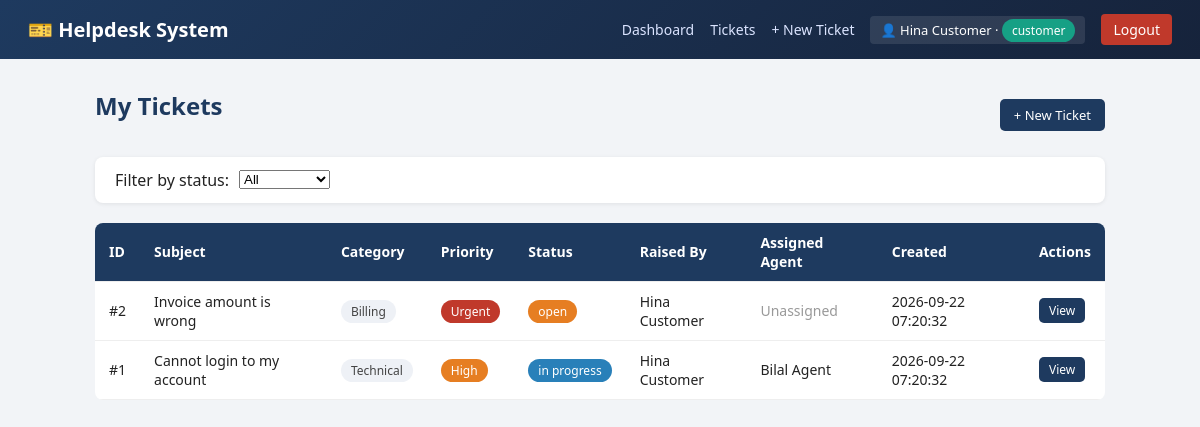
Page /tickets.php (signed in) on the committed database.
### tables this page shows
CREATE TABLE tickets (
    id INT AUTO_INCREMENT PRIMARY KEY,
    subject VARCHAR(180) NOT NULL,
    description TEXT NOT NULL,
    category ENUM('Technical','Billing','General','Other') NOT NULL DEFAULT 'General',
    priority ENUM('Low','Medium','High','Urgent') NOT NULL DEFAULT 'Medium',
    status ENUM('open','in_progress','resolved','closed') NOT NULL DEFAULT 'open',
    created_by INT NOT NULL,       
    assigned_to INT NULL,           
    created_at TIMESTAMP DEFAULT CURRENT_TIMESTAMP,
    updated_at TIMESTAMP DEFAULT CURRENT_TIMESTAMP ON UPDATE CURRENT_TIMESTAMP,
    FOREIGN KEY (created_by) REFERENCES users(id) ON DELETE CASCADE,
    FOREIGN KEY (assigned_to) REFERENCES users(id) ON DELETE SET NULL
);

CREATE TABLE users (
    id INT AUTO_INCREMENT PRIMARY KEY,
    full_name VARCHAR(100) NOT NULL,
    email VARCHAR(100) NOT NULL UNIQUE,
    password VARCHAR(255) NOT NULL,
    role_id INT NOT NULL,
    status ENUM('active','inactive') NOT NULL DEFAULT 'active',
    created_at TIMESTAMP DEFAULT CURRENT_TIMESTAMP,
    FOREIGN KEY (role_id) REFERENCES roles(id) ON DELETE RESTRICT
);

### includes/functions.php (called while the page is built, shortened)
<?php
function isLoggedIn() {
    return isset($_SESSION['user_id']);
}
function e($str) {
    return htmlspecialchars($str ?? '', ENT_QUOTES, 'UTF-8');
}
function getRolePermissionKeys(mysqli $conn, $roleId) {
    static $cache = [];
    if (isset($cache[$roleId])) {
        return $cache[$roleId];
    }
    $keys = [];
    $sql = "SELECT p.key_name
            FROM role_permissions rp
            JOIN permissions p ON rp.permission_id = p.id
            WHERE rp.role_id = ?";
    $stmt = mysqli_prepare($conn, $sql);
    mysqli_stmt_bind_param($stmt, 'i', $roleId);
    mysqli_stmt_execute($stmt);
    $result = mysqli_stmt_get_result($stmt);
    while ($row = mysqli_fetch_assoc($result)) {
        $keys[] = $row['key_name'];
    }
    $cache[$roleId] = $keys;
    return $keys;
}
function hasPermission(mysqli $conn, $permissionKey) {
    $keys = getRolePermissionKeys($conn, $_SESSION['role_id']);
    return in_array($permissionKey, $keys, true);
}

### tickets.php (the view, shortened to what this page needs)
<?php
require_once __DIR__ . '/config/config.php';
require_once __DIR__ . '/includes/functions.php';
$uid = (int)$_SESSION['user_id'];
$canViewAll      = hasPermission($conn, 'tickets_view_all');
$canViewAssigned = hasPermission($conn, 'tickets_view_assigned');
$canViewOwn      = hasPermission($conn, 'tickets_view_own');
$sql = "SELECT t.*, c.full_name AS creator_name, a.full_name AS agent_name
        FROM tickets t
        JOIN users c ON t.created_by = c.id
        LEFT JOIN users a ON t.assigned_to = a.id
        WHERE 1=1";
$types = '';
$params = [];
if (!$canViewAll) {
    $scopeParts = [];
    if ($canViewOwn)      { $scopeParts[] = "t.created_by = ?";  $types .= 'i'; $params[] = $uid; }
    $sql .= " AND (" . implode(' OR ', $scopeParts) . ")";
}
$sql .= " ORDER BY t.id DESC";
$stmt = mysqli_prepare($conn, $sql);
if ($types !== '') {
    mysqli_stmt_bind_param($stmt, $types, ...$params);
}
mysqli_stmt_execute($stmt);
$result = mysqli_stmt_get_result($stmt);
$tickets = mysqli_fetch_all($result, MYSQLI_ASSOC);
$pageTitle = $canViewAll ? 'All Tickets (system-wide)' : ($canViewAssigned ? 'Tickets Assigned to Me' : 'My Tickets');
include __DIR__ . '/includes/header.php';
?>
<div class="actions-bar">
    <h2 class="page-title"><?= e($pageTitle) ?></h2>
    <?php if (hasPermission($conn, 'tickets_create')): ?>
        <a class="btn" href="<?= BASE_URL ?>/ticket_create.php">+ New Ticket</a>
    <?php endif; ?>
</div>
<div class="card" style="padding:12px 20px;">
    <form method="GET" style="display:flex; gap:10px; align-items:center;">
        <label style="margin:0;">Filter by status:</label>
        <select name="status" onchange="this.form.submit()">
            <option value="">All</option>
        </select>
    </form>
</div>
<table>
    <tr>
        <th>ID</th><th>Subject</th><th>Category</th><th>Priority</th><th>Status</th>
        <th>Raised By</th><th>Assigned Agent</th><th>Created</th><th>Actions</th>
    </tr>
    <?php foreach ($tickets as $t): ?>
    <tr>
        <td>#<?= $t['id'] ?></td>
        <td><?= e($t['subject']) ?></td>
        <td><span class="cat-pill"><?= e($t['category']) ?></span></td>
        <td><span class="badge <?= e($t['priority']) ?>"><?= e($t['priority']) ?></span></td>
        <td><span class="badge <?= e($t['status']) ?>"><?= e(str_replace('_',' ',$t['status'])) ?></span></td>
        <td><?= e($t['creator_name']) ?></td>
        <td><?= $t['agent_name'] ? e($t['agent_name']) : '<span style="color:#999;">Unassigned</span>' ?></td>
        <td><?= e($t['created_at']) ?></td>
        <td>
            <a class="btn small" href="<?= BASE_URL ?>/ticket_view.php?id=<?= $t['id'] ?>">View</a>
        </td>
    </tr>
    <?php endforeach; ?>
</table>
<?php include __DIR__ . '/includes/footer.php'; ?>

### assets/css/style.css (style rules this page uses)
* { box-sizing: border-box; }
body { margin: 0; font-family: 'Segoe UI', Tahoma, Arial, sans-serif; background: #f2f4f7; color: #222; }
a { color: inherit; }
.card { background: #fff; border-radius: 8px; padding: 20px; box-shadow: 0 1px 4px rgba(0,0,0,0.08); margin-bottom: 20px; }
table { width: 100%; border-collapse: collapse; background: #fff; border-radius: 8px; overflow: hidden; }
table th, table td { padding: 10px 14px; border-bottom: 1px solid #eee; text-align: left; font-size: 14px; vertical-align: middle; }
table th { background: #1e3a5f; color: #fff; }
.badge { padding: 3px 10px; border-radius: 12px; font-size: 12px; color: #fff; white-space: nowrap; }
.badge.open { background: #e67e22; }
.badge.in_progress { background: #2980b9; }
.badge.High { background: #e67e22; }
.badge.Urgent { background: #c0392b; }
.cat-pill { padding: 3px 10px; border-radius: 12px; font-size: 12px; background: #eef1f6; color: #444; }
.btn { display: inline-block; padding: 7px 14px; border-radius: 5px; border: none; background: #1e3a5f; color: #fff; text-decoration: none; font-size: 13px; cursor: pointer; }
.btn.small { padding: 4px 10px; font-size: 12px; }
.actions-bar { display: flex; justify-content: space-between; align-items: center; margin-bottom: 15px; flex-wrap: wrap; gap: 10px; }
h2.page-title { color: #1e3a5f; margin-top: 0; }

### rows in the picture
tickets: id "2", subject "Invoice amount is wrong", category "Billing", priority "Urgent", status "open", created_by.full_name "Hina Customer", shows "Unassigned", created_at "2026-09-22 07:20:32"
tickets: id "1", subject "Cannot login to my account", category "Technical", priority "High", status "in progress", created_by.full_name "Hina Customer", assigned_to.full_name "Bilal Agent", created_at "2026-09-22 07:20:32"

### other values in the picture
$user['name'] "Hina Customer"
$user['role'] "customer"
$pageTitle "My Tickets"
